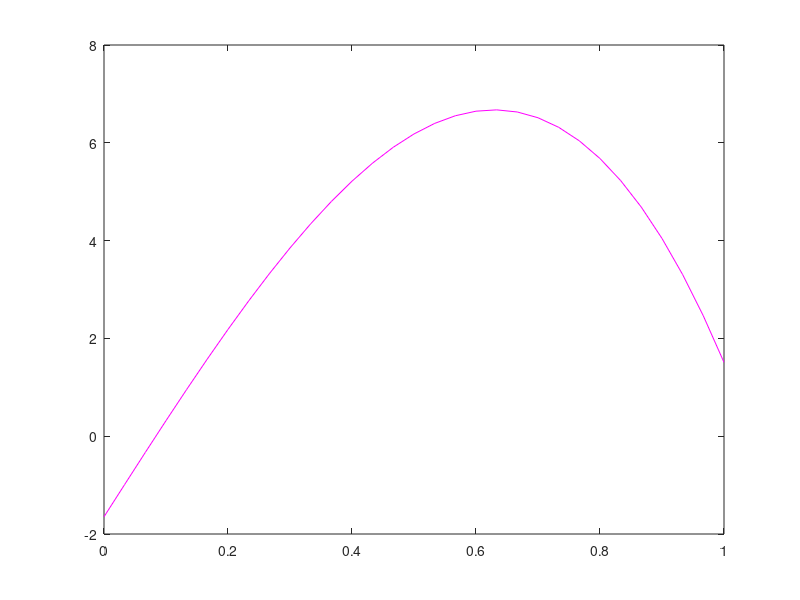

This figure's MATLAB source:
% Poisson1DDobleNeumann.m
% 
% Programita para resolver la ecuacion de Poisson
% con condiciones de Neumann en x=0 y Neumann en x=L.
% Metodo: Diferencias finitas
%
%  - k u''(x) = f(x),   0 < x < L
%  k u'(0) + H1 u(0) = H2 uE,    k u'(L) + H1 u(L) = H2 uE

%% Parametros del problema
L = 1;  k = 1;  a = 2;
H1 = 20;  H2 = 1;  uE = 0;
%f = @(x)(100*exp(-20*(x-.3).^2));
f = @(x) 100*x;
% f = @(x)( 100*(x>0.7) );

%% Parametros del metodo de resolucion
N = 30;

%% Armado de la matriz
h = L/N;
unos = ones(N+2,1);
diagonales = [-1*unos 2*unos -1*unos];
matriz = spdiags(diagonales, [-1 0 1], N+2, N+2)
%matriz(1,[1:2]) = [1 0];
matriz(N+2, N:N+2) = [-1 2*h*H1/k 1]
matriz(1, 1:3) = [-1 2*h*H1/k 1]
size(matriz)
%% Armado del lado derecho
X = linspace(0,L,N+1)';
F = [ 2*h*H2*uE/k ; h^2/k*f(X(2:N+1)) ; 2*h*H2*uE/k]
size(F)
%% Resolucion
% Resolvemos
U = matriz\F
% Ahora eliminamos el valor del punto ficticio N+2
U(N+2) = []; % otra forma: U = U(1:N+1);
figure(1); plot(X,U,'m-')